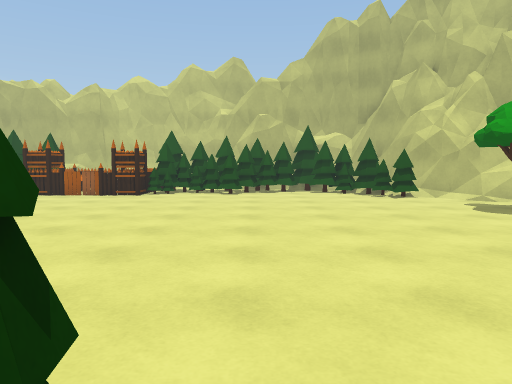
[1] (above)

18 first-person views from a walk through a Unity game level. The camera is 1.3 m above the floor, tilts 4° down and sees 70° across. The floor is counted in squares, 1 m on a side. Each view is taken from the middle of a square. On the plan, view 1 faces up. The plan holds only what a view shows up to about 15 squares ahead; the rest is blank. The place goes on beyond the plan.

[2]
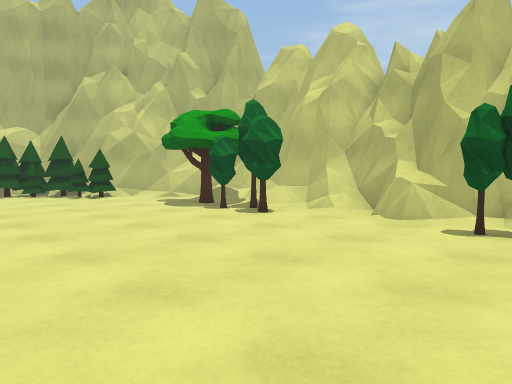

[3]
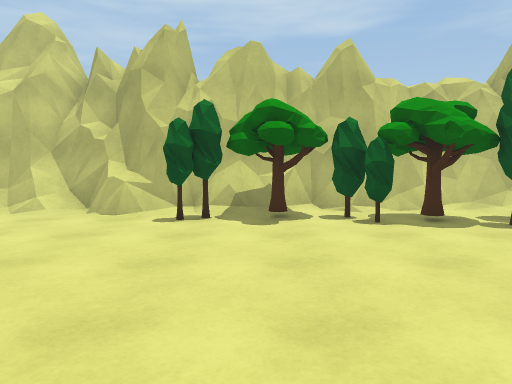

[4]
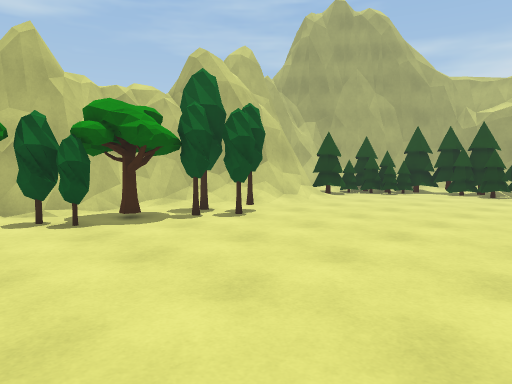

[5]
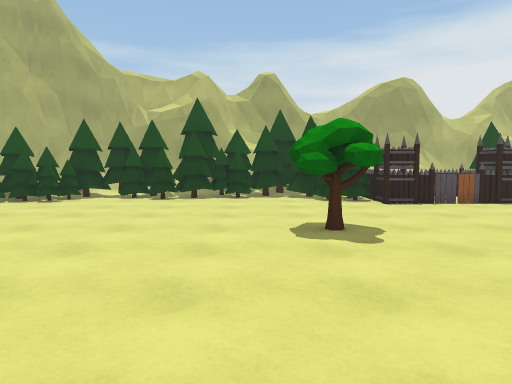

[6]
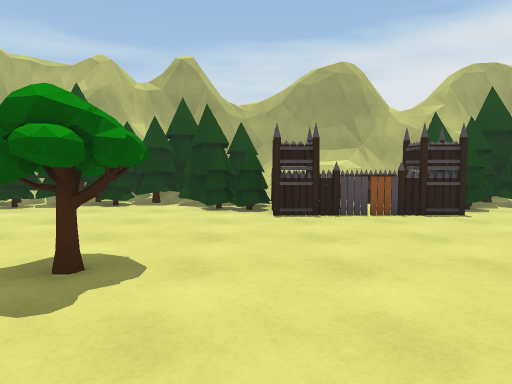

[7]
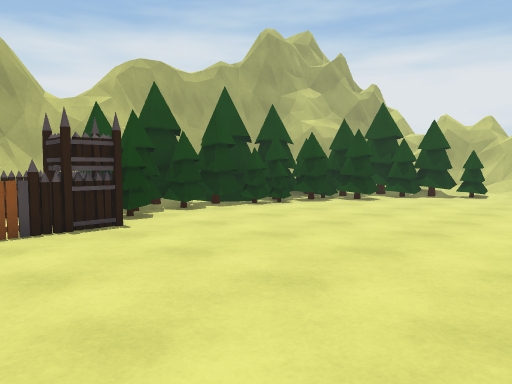

[8]
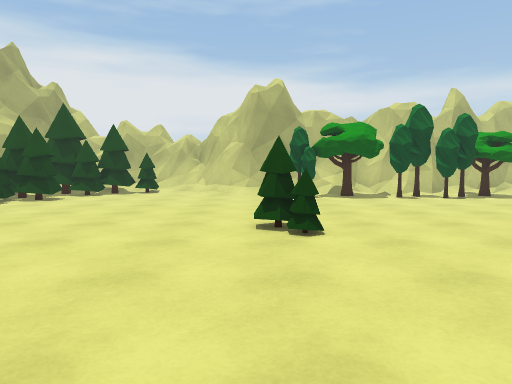

[9]
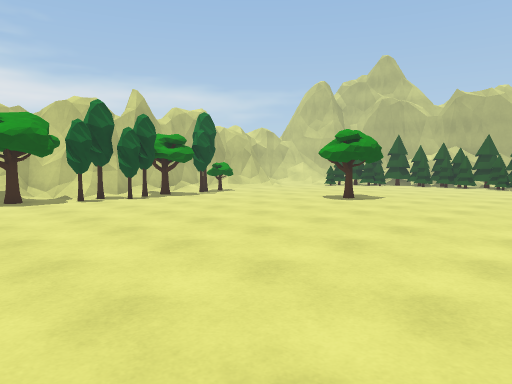

[10]
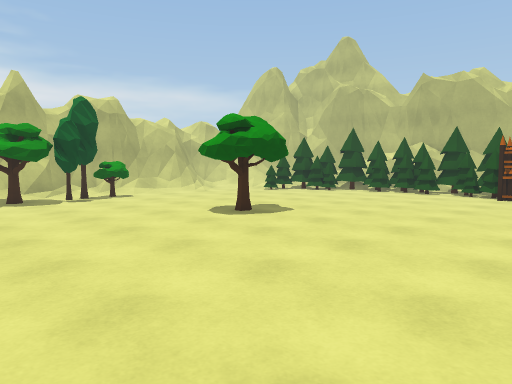

[11]
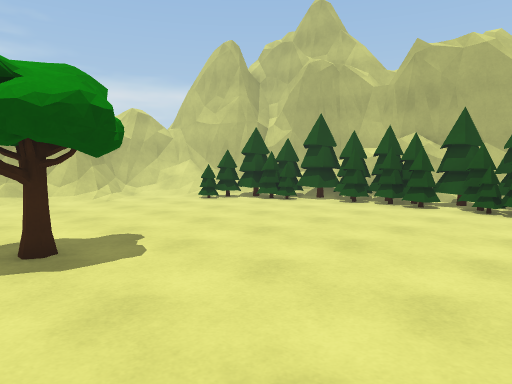

[12]
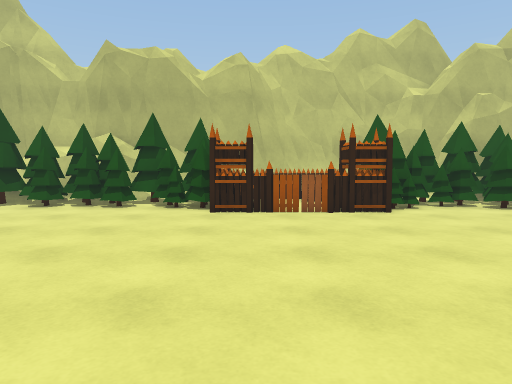

[13]
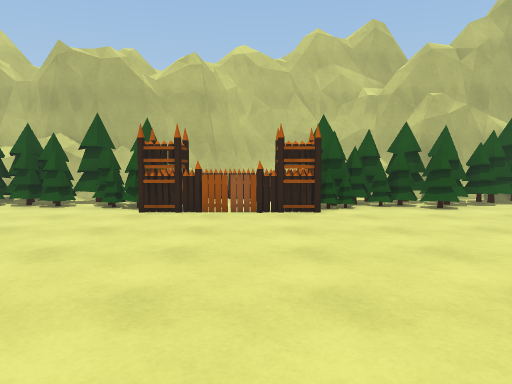

[14]
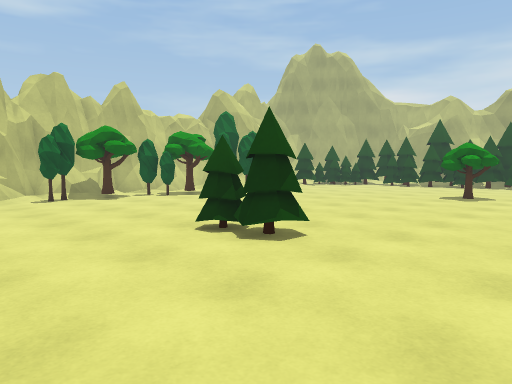

[15]
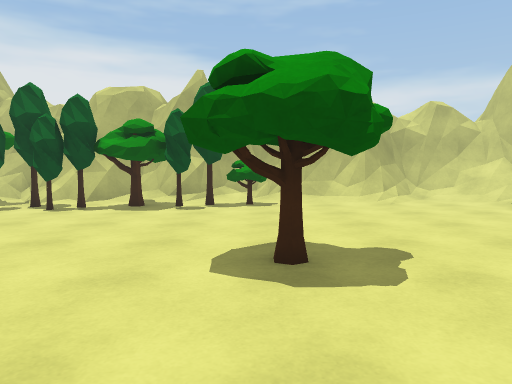

[16]
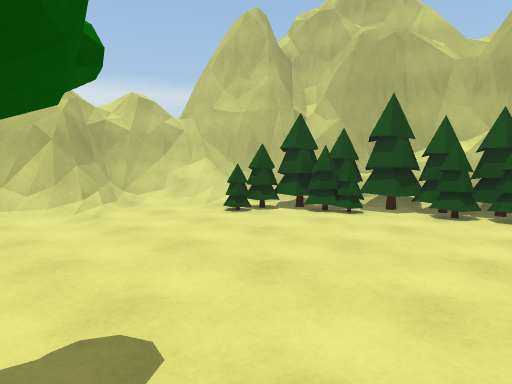

[17]
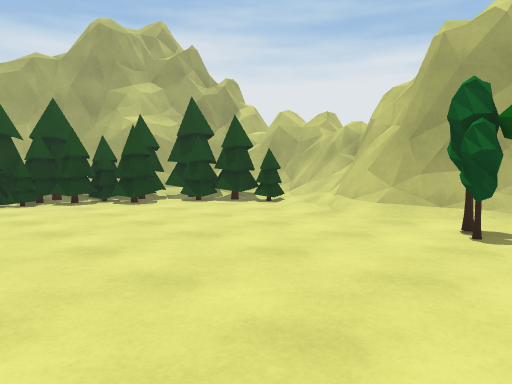

[18]
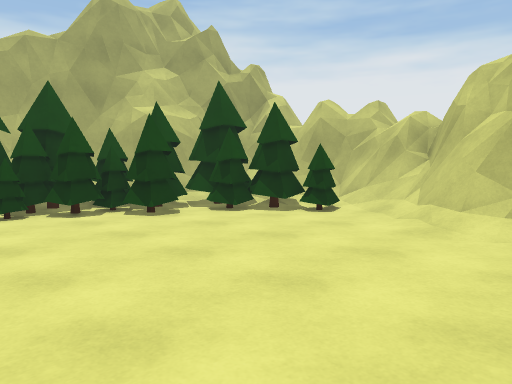

### Floor plan
Key: @ floor where view 1 was taken; # wall or solid block; . main floor; : floor 0.25 m higher than the main floor; / step, stairs or slope; = window, fence, low wall or low ledge; ^ raised ledge; T tree; O other object.
Columns run from 26 left of view 1 to 11 right of it. Each row starts with its distance up from view 1.
 21         ##########      ####
 20      ##^#####OOOOOOOOOOOOOOOOO
 19     # OOOOOOOOOOO  OOOOOOOOOOO
 18  ####OOOOOOOOOOOO    OOOOOOO O
 17 ##==/OOOO......OOO. OOO..O.. .O
 16 #=//.O..........OOOOO......  ..OO
 15 #///.O..........................O/##
 14 #=/.............................../##
 13 ##/.................................
 12 ##=/...............................
 11  #=/..............................T #
 10  #O..............................TT.#
  9  #O.......T......................TTT#
  8  #=....... TT.....................T=#
  7  # TT.....TTT......  ............TT##
  6  # TT......T........  ............./#
  5  ##.TT.............  ...............#
  4  ##TTT............. ...............=#
  3  #=TTT.............................##
  2  ##TTT............. ..............T #
  1   #=TT............. ...OOO........TT#
  0   #=TT..................O.@.......#T#
 -1   #:.T............. .....  .......TT#
 -2  ##.# ............. ..............TT#
 -3  #=TT..............  ............TTT#
 -4  #  T..............  ............TTT##
 -5  #=.TT.............  ............TT.##
 -6  ##.........OO...... ............TT.=#
 -7  ###........O...... ............TTT.=#
 -8  ##=.............................T./##
 -9 ###/...................T........../##
-10 #=/....................TT........./#
-11 #/.....................TT.........=#
-12 #/O..................... .........=#
-13 #/OO..............................
-14 ##OOO.............................
-15 # OOOOO...........................
-16  =OOOOOOO.......OOOOO............OOO
-17   OOOOOOOOOOOOOOOO OOOO......O..OOOO
-18   ####OOOOOOOOOOO   OOOOOOOOOOO OOO#
-19      # OOOOOOOOOOO   OOOOOOOOOO OO
-20          OO OOOOOOOOOOOOOOOOOOO

Where each view was taken, in squares from view 1:
view 1: 0 up, 0 right, facing up
view 2: 0 up, 0 right, facing up-right
view 3: 0 up, 1 left, facing right
view 4: 0 up, 1 left, facing down-right
view 5: 3 down, 1 left, facing down
view 6: 6 down, 5 left, facing down
view 7: 8 down, 7 left, facing down-left
view 8: 7 down, 6 left, facing left
view 9: 6 down, 7 left, facing up-left
view 10: 0 up, 7 left, facing up-left
view 11: 6 up, 9 left, facing up-left
view 12: 6 up, 9 left, facing up
view 13: 6 up, 7 left, facing up
view 14: 6 up, 7 left, facing down-right
view 15: 7 up, 10 left, facing left
view 16: 8 up, 13 left, facing up-left
view 17: 3 down, 14 left, facing down-left
view 18: 6 down, 15 left, facing down-left
